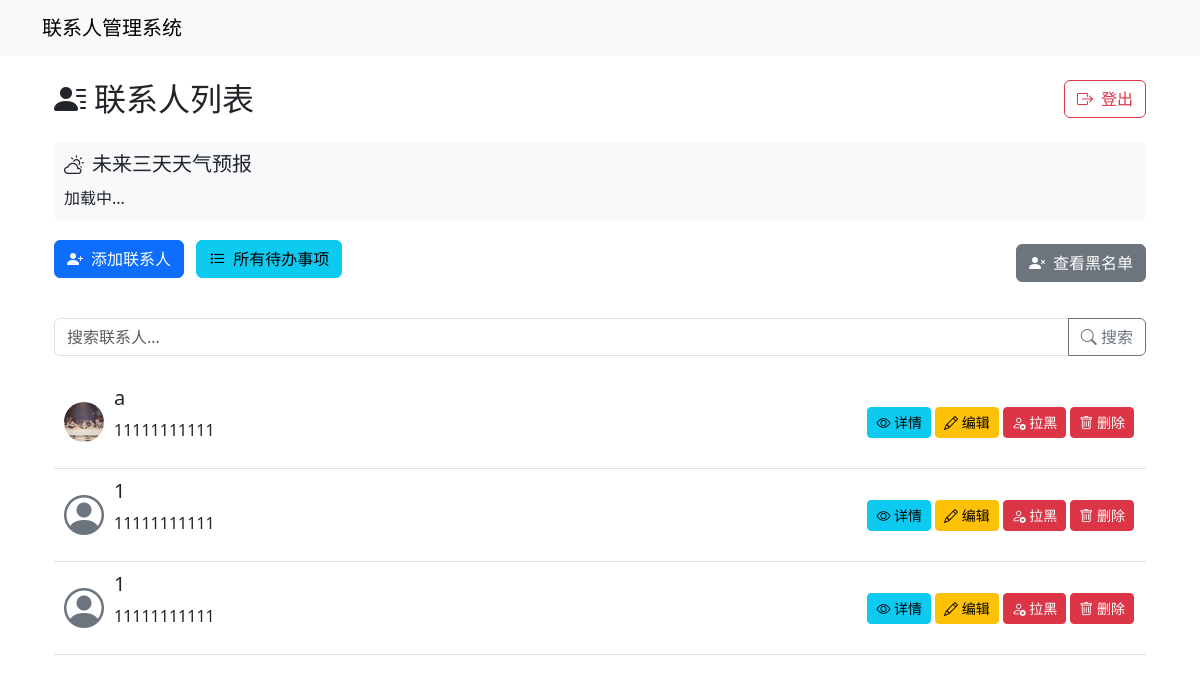
Page /contacts/ (signed in) on the earlier database version.
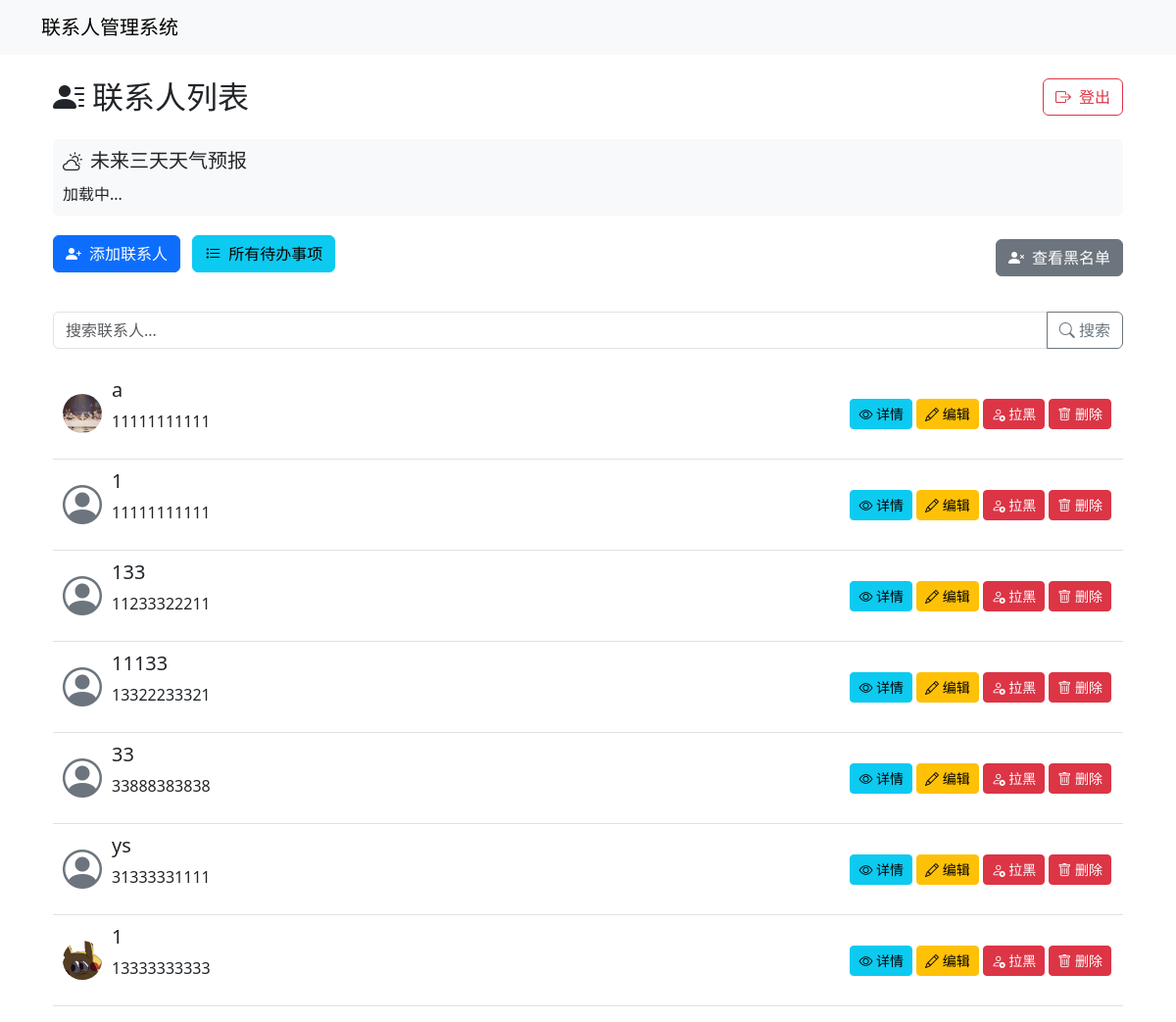
Same page on the later database version.
### contacts/models.py (models this page shows, shortened)
class Contact(models.Model):
    GENDER_CHOICES = [
        ('M', '男'),
        ('F', '女'),
    ]
    ct_id = models.CharField(max_length=10, primary_key=True)
    user = models.ForeignKey('User', on_delete=models.CASCADE)
    ct_name = models.CharField(max_length=100)
    ct_phone = models.CharField(
        max_length=11,
        validators=[RegexValidator(r'^\d{11}$', '请输入11位手机号码。')]
    )
    is_blocked = models.BooleanField(default=False)
    email = models.EmailField(blank=True, null=True)
    gender = models.CharField(max_length=1, choices=GENDER_CHOICES, blank=True, null=True)
    birthday = models.DateField(blank=True, null=True)
    avatar = models.ImageField(upload_to='contact_avatars/', null=True, blank=True)
    address = models.TextField(blank=True, null=True)

### contacts/views.py (the view)
# urls.py: path('', views.contact_list, name='contact_list'),
def contact_list(request):
    contacts = Contact.objects.filter(user=request.user, is_blocked=False)
    query = request.GET.get('search')
    if query:
        contacts = contacts.filter(ct_name__icontains=query)
    paginator = Paginator(contacts, 10)
    page_number = request.GET.get('page')
    page_obj = paginator.get_page(page_number)
    context = {
        'page_obj': page_obj,
        'query': query,
    }
    return render(request, 'contact_list.html', context)

### templates/contact_list.html (shortened to what this page needs)
{% extends "base.html" %}
{% block content %}
<div class="container">
    <div class="d-flex justify-content-between align-items-center mb-4">
        <h2 class="mb-0">
            <i class="bi bi-person-lines-fill me-2"></i>联系人列表
        </h2>
        <form method="post" action="{% url 'contacts:logout' %}">
            <button type="submit" class="btn btn-outline-danger">
                <i class="bi bi-box-arrow-right me-2"></i>登出
            </button>
        </form>
    </div>
    <div class="weather-info">
        <h5><i class="bi bi-cloud-sun me-2"></i>未来三天天气预报</h5>
        <div id="weather-data">加载中...</div>
    </div>
    <div class="d-flex flex-wrap justify-content-between align-items-center mb-4">
        <div class="mb-2">
            <a href="{% url 'contacts:add_contact' %}" class="btn btn-primary me-2 mb-2">
                <i class="bi bi-person-plus-fill me-2"></i>添加联系人
            </a>
            <a href="{% url 'contacts:all_todos' %}" class="btn btn-info me-2 mb-2">
                <i class="bi bi-list-task me-2"></i>所有待办事项
            </a>
        </div>
        <a href="{% url 'contacts:blacklist' %}" class="btn btn-secondary mb-2">
            <i class="bi bi-person-x-fill me-2"></i>查看黑名单
        </a>
    </div>
    <form method="get" action="{% url 'contacts:contact_list' %}" class="search-form">
        <div class="input-group mb-3">
            <input type="text" class="form-control" name="query" placeholder="搜索联系人..." value="{{ query|default:'' }}">
            <button class="btn btn-outline-secondary" type="submit">
                <i class="bi bi-search"></i> 搜索
            </button>
        </div>
    </form>
    {% if page_obj %}
        <ul class="contact-list">
            {% for contact in page_obj %}
                <li class="contact-item">
                    {% if contact.avatar %}
                        <img src="{{ contact.avatar.url }}" alt="{{ contact.ct_name }}的头像" class="avatar">
                    {% else %}
                        <i class="bi bi-person-circle avatar-icon"></i>
                    {% endif %}
                    <div class="contact-info">
                        <h5>{{ contact.ct_name }}</h5>
                        <p>{{ contact.ct_phone }}</p>
                    </div>
                    <div class="contact-actions">
                        <a href="{% url 'contacts:contact_detail' ct_id=contact.ct_id %}" class="btn btn-sm btn-info">
                            <i class="bi bi-eye"></i> 详情
                        </a>
                        <a href="{% url 'contacts:edit_contact' ct_id=contact.ct_id %}" class="btn btn-sm btn-warning">
                            <i class="bi bi-pencil"></i> 编辑
                        </a>
                        <form method="post" action="{% url 'contacts:block_contact' ct_id=contact.ct_id %}" style="display: inline;">
                            <button type="submit" class="btn btn-sm btn-danger" onclick="return confirm('确定要将此联系人加入黑名单吗？');">
                                <i class="bi bi-person-x"></i> 拉黑
                            </button>
                        </form>
                        <form method="post" action="{% url 'contacts:delete_contact' ct_id=contact.ct_id %}" style="display: inline;">
                            <button type="submit" class="btn btn-sm btn-danger" onclick="return confirm('确定要删除此联系人吗？此操作不可撤销。');">
                                <i class="bi bi-trash"></i> 删除
                            </button>
                        </form>
                    </div>
                </li>
            {% endfor %}
        </ul>
    {% else %}
        <p>没有找到联系人。</p>
    {% endif %}
</div>
{% endblock %}

### templates/base.html (shortened to what this page needs)
<!DOCTYPE html>
<html lang="zh-CN">
<head>
    <link href="https://cdn.jsdelivr.net/npm/bootstrap@5.3.0/dist/css/bootstrap.min.css" rel="stylesheet">
    <link href="https://cdn.jsdelivr.net/npm/bootstrap-icons@1.10.0/font/bootstrap-icons.css" rel="stylesheet">
</head>
<body>
    <nav class="navbar navbar-expand-lg navbar-light bg-light">
        <div class="container">
            <a class="navbar-brand" href="#">联系人管理系统</a>
        </div>
    </nav>
    <div class="container mt-4">
        {% block content %}{% endblock %}
    </div>
</body>
</html>

### templates/contact_list.html (style rules this page uses)
.avatar { width: 40px; height: 40px; border-radius: 50%; object-fit: cover; }
.avatar-icon { font-size: 40px; color: #6c757d; }
.search-form { margin-bottom: 20px; }
.weather-info { background-color: #f8f9fa; border-radius: 5px; padding: 10px; margin-bottom: 20px; }
.contact-list { list-style: none; padding: 0; }
.contact-item { display: flex; align-items: center; padding: 10px; border-bottom: 1px solid #dee2e6; }
.contact-info { flex-grow: 1; margin-left: 10px; }
.contact-actions { display: flex; flex-wrap: wrap; justify-content: flex-end; }
.contact-actions .btn { margin: 2px; }

Differences in the rows shown:
removed Contact: ct_name "1", ct_phone "11111111111"
added Contact: ct_name "133", ct_phone "11233322211"
added Contact: ct_name "11133", ct_phone "13322233321"
added Contact: ct_name "33", ct_phone "33888383838"
added Contact: ct_name "ys", ct_phone "31333331111"
added Contact: avatar (picture), ct_name "1", ct_phone "13333333333"
